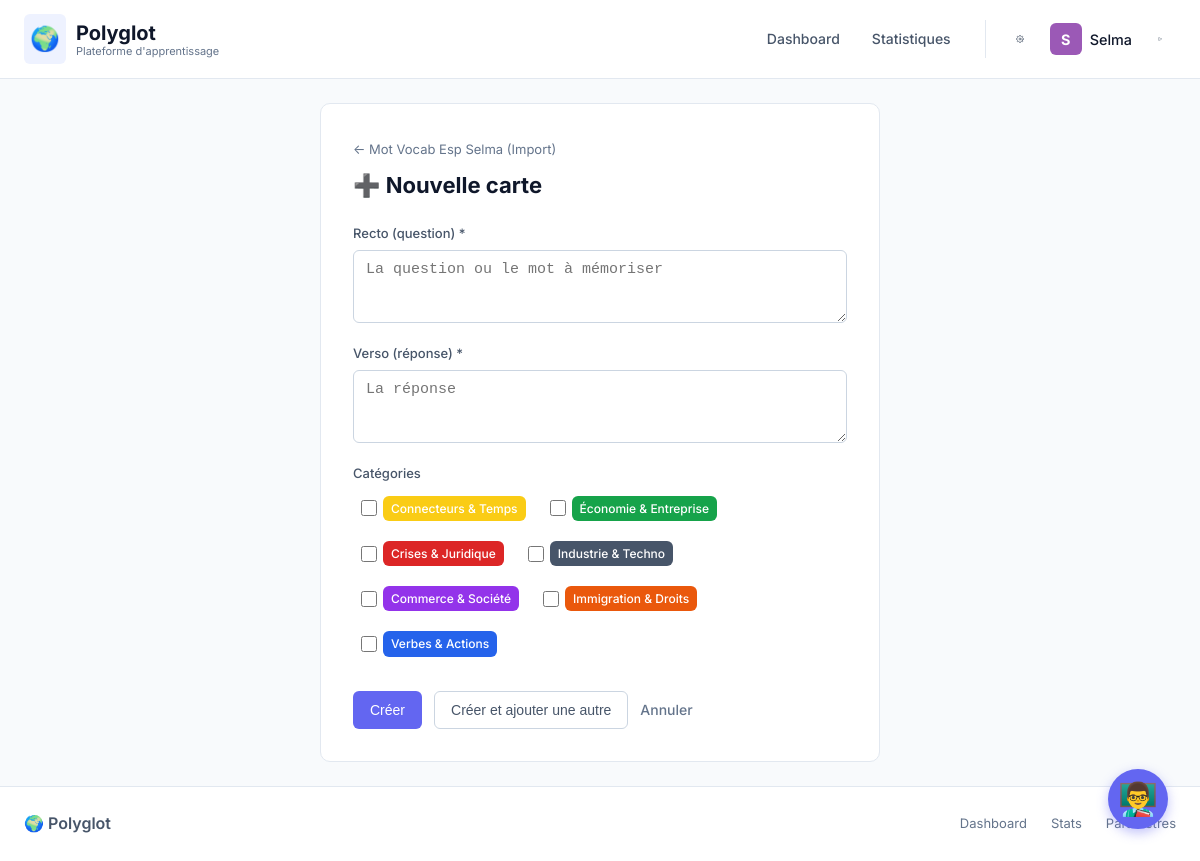
The page /cards/deck/7/new (signed in) on the database its author committed.
### app/models.py (models this page shows, shortened)
class User(UserMixin, db.Model):
    id = db.Column(db.Integer, primary_key=True)
    username = db.Column(db.String(80), unique=True, nullable=False)
    password_hash = db.Column(db.String(256))  # Password obligatoire pour nouveaux users
    is_pro = db.Column(db.Boolean, default=False)
    avatar_color = db.Column(db.String(7), default='#3498db')
    created_at = db.Column(db.DateTime, default=datetime.utcnow)
    learner_profile = db.Column(db.JSON, default=lambda: {
        'native_language': 'fr',
        'known_languages': [],  # [{code, level, years}]
        'learning_style': 'balanced',  # visual, auditory, reading, kinesthetic, balanced
        'correction_preference': 'moderate',  # strict, moderate, encouraging
        'goals': [],  # conversation, travel, work, exams, culture
        'daily_time_available': 30  # minutes
    })
    decks = db.relationship('Deck', backref='user', lazy=True, cascade='all, delete-orphan')
    languages = db.relationship('UserLanguage', backref='user', lazy=True, cascade='all, delete-orphan')

class Deck(db.Model):
    id = db.Column(db.Integer, primary_key=True)
    user_id = db.Column(db.Integer, db.ForeignKey('user.id'), nullable=False)
    name = db.Column(db.String(200), nullable=False)
    description = db.Column(db.Text)
    is_program_deck = db.Column(db.Boolean, default=False)  # Auto-created for training programs
    created_at = db.Column(db.DateTime, default=datetime.utcnow)
    cards = db.relationship('Card', backref='deck', lazy=True, cascade='all, delete-orphan')
    categories = db.relationship('Category', backref='deck', lazy=True, cascade='all, delete-orphan')

class Category(db.Model):
    id = db.Column(db.Integer, primary_key=True)
    deck_id = db.Column(db.Integer, db.ForeignKey('deck.id'), nullable=False)
    name = db.Column(db.String(100), nullable=False)
    color = db.Column(db.String(7), default='#3498db')  # Hex color

### app/routes/cards.py (the view, shortened to what this page needs)
@bp.route('/deck/<int:deck_id>/new', methods=['GET', 'POST'])
def new_card(deck_id):
    deck = Deck.query.get_or_404(deck_id)
    if deck.user_id != g.user.id:
        flash('Accès non autorisé.', 'error')
        return redirect(url_for('main.index'))
    return render_template('cards/form.html', deck=deck, card=None)

### app/routes/auth.py (called while the page is built)
@bp.before_app_request
def load_logged_in_user():
    if current_user.is_authenticated:
        g.user = current_user
    else:
        g.user = None

### app/routes/cards.py (called while the page is built)
@bp.before_request
def check_login():
    if not g.user:
        return redirect(url_for('auth.login'))

### app/templates/cards/form.html (shortened to what this page needs)
{% extends 'base.html' %}
{% block content %}
<div class="form-page">
    <a href="{{ url_for('decks.view_deck', deck_id=deck.id) }}" class="back-link">← {{ deck.name }}</a>
    <h1>{% if card %}✏️ Modifier carte{% else %}➕ Nouvelle carte{% endif %}</h1>
    <form method="POST" class="form">
        <div class="form-group">
            <label for="front">Recto (question) *</label>
            <textarea id="front" name="front" rows="3" required
                placeholder="La question ou le mot à mémoriser">{{ pending_front or (card.front if card else '') }}</textarea>
        </div>
        <div class="form-group">
            <label for="back">Verso (réponse) *</label>
            <textarea id="back" name="back" rows="3" required
                placeholder="La réponse">{{ pending_back or (card.back if card else '') }}</textarea>
        </div>
        {% if deck.categories %}
        <div class="form-group">
            <label>Catégories</label>
            <div class="checkbox-group">
                {% for category in deck.categories %}
                <label class="checkbox-label">
                    <input type="checkbox" name="categories" value="{{ category.id }}" >
                    <span class="category-badge" style="background-color: {{ category.color }}">{{ category.name
                        }}</span>
                </label>
                {% endfor %}
            </div>
        </div>
        {% endif %}
        <div class="form-actions">
            {% if duplicates %}
            <button type="submit" class="btn btn-primary">Créer quand même</button>
            <a href="{{ url_for('decks.view_deck', deck_id=deck.id) }}" class="btn btn-secondary">Annuler</a>
            {% else %}
            <button type="submit" class="btn btn-primary">
                {% if card %}Sauvegarder{% else %}Créer{% endif %}
            </button>
            {% if not card %}
            <button type="submit" name="add_another" value="1" class="btn btn-secondary">
                Créer et ajouter une autre
            </button>
            {% endif %}
            <a href="{{ url_for('decks.view_deck', deck_id=deck.id) }}" class="btn btn-link">Annuler</a>
            {% endif %}
        </div>
    </form>
</div>
{% endblock %}

### app/templates/base.html (shortened to what this page needs)
<!DOCTYPE html>
<html lang="fr">
<head>
    <link rel="stylesheet" href="{{ url_for('static', filename='css/style.css') }}">
</head>
<body>
    {% block navbar %}
    <nav class="navbar">
        <div class="navbar-inner">
            <div class="nav-brand">
                <a href="{{ url_for('main.index') }}">
                    <span class="logo-icon">🌍</span>
                    <span class="brand-text">
                        Polyglot
                        <small>Plateforme d'apprentissage</small>
                    </span>
                </a>
            </div>
            <ul class="nav-links">
                <li><a href="{{ url_for('main.index') }}"
                        class="{% if request.endpoint == 'main.index' %}active{% endif %}">
                        Dashboard
                    </a></li>
                <li><a href="{{ url_for('stats.global_stats') }}"
                        class="{% if 'stats' in request.endpoint %}active{% endif %}">
                        Statistiques
                    </a></li>
                {% if g.user %}
                <li class="nav-user-section">
                    <a href="{{ url_for('auth.profile_settings') }}" class="settings-btn" title="Paramètres">
                    </a>
                    <div class="user-avatar-link" title="{{ g.user.username }}">
                        <div class="user-avatar" style="background-color: {{ g.user.avatar_color }};">
                            {{ g.user.username[0]|upper }}
                        </div>
                        <span class="user-name">{{ g.user.username }}</span>
                    </div>
                    <a href="{{ url_for('auth.logout') }}" class="logout-btn" title="Déconnexion">
                        <svg width="18" height="18" viewBox="0 0 24 24" fill="none" stroke="currentColor"
                            stroke-width="2" stroke-linecap="round" stroke-linejoin="round">
                            <path d="M9 21H5a2 2 0 0 1-2-2V5a2 2 0 0 1 2-2h4"></path>
                            <polyline points="16 17 21 12 16 7"></polyline>
                            <line x1="21" y1="12" x2="9" y2="12"></line>
                        </svg>
                    </a>
                </li>
                {% endif %}
            </ul>
        </div>
    </nav>
    {% endblock %}
    <main class="{% block main_class %}container{% endblock %}">
        {% block content %}{% endblock %}
    </main>
    {% block footer %}
    <footer class="footer">
        <div class="footer-inner">
            <div class="footer-brand">🌍 Polyglot</div>
            <div class="footer-links">
                <a href="{{ url_for('main.index') }}">Dashboard</a>
                <a href="{{ url_for('stats.global_stats') }}">Stats</a>
                {% if g.user %}
                <a href="{{ url_for('auth.profile_settings') }}">Paramètres</a>
                {% endif %}
            </div>
        </div>
    </footer>
    {% endblock %}
    <div id="polyglot-helper">
        <button id="helper-trigger" onclick="toggleHelper()">
            👨‍🏫
        </button>
    </div>
</body>
</html>

### app/templates/base.html (style rules this page uses)
#polyglot-helper { position: fixed; bottom: 2rem; right: 2rem; z-index: 9999; font-family: 'Inter', sans-serif; }
#helper-trigger { width: 60px; height: 60px; border-radius: 50%; background: var(--primary, #6366f1); color: white; font-size: 2rem; border: none; box-shadow: 0 4px 12px rgba(99, 102, 241, 0.4); cursor: pointer; transition: transform 0.2s, background 0.2s; display: flex; align-items: center; justify-content: center; }

### rows shown on the page
User: user "S", user.username "Selma"
Deck: name "Mot Vocab Esp Selma (Import)"
Category: name "Connecteurs & Temps"
Category: name "Économie & Entreprise"
Category: name "Crises & Juridique"
Category: name "Industrie & Techno"
Category: name "Commerce & Société"
Category: name "Immigration & Droits"
Category: name "Verbes & Actions"
